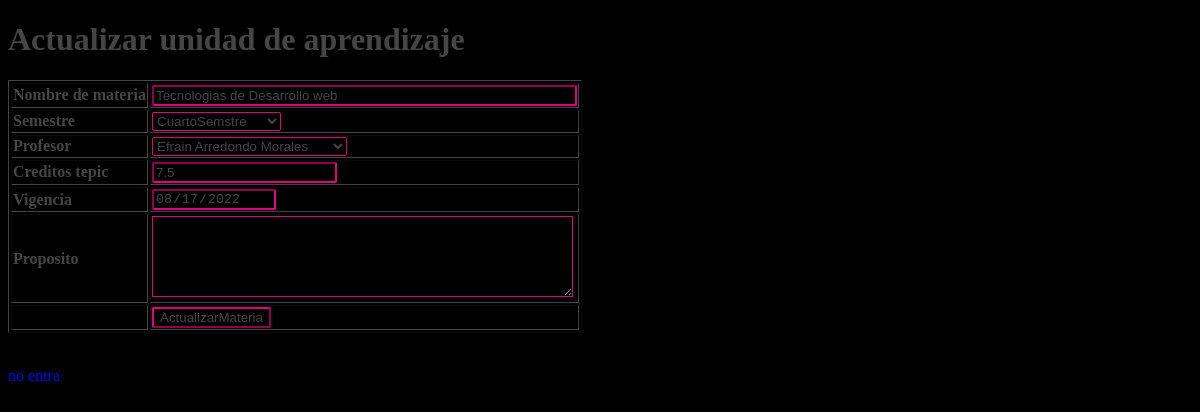
The page /actualizar.php?id=0 on the database its author committed.
### tables this page shows
CREATE TABLE `materia` (
  `ID` int(11) NOT NULL,
  `nombre_materia` varchar(30) NOT NULL,
  `id_sem` int(11) NOT NULL,
  `id_prof` int(11) NOT NULL,
  `creditos` float NOT NULL,
  `vigencia` date NOT NULL,
  `Proposito` text NOT NULL
);

### Actualizar.php (the view, shortened to what this page needs)
<?php
    $host = "localhost";
    $user = "root";
    $pass = "";
    $db = "escuela";
    $con = new mysqli($host,$user,$pass,$db) or die("problemas al conectar");
?>
<!DOCTYPE html>
<html lang="en">
<head>
</head>
<body>
    <h1>Actualizar unidad de aprendizaje</h1>
    <?php
    echo'<form action="Actualizar.php?id='.$_GET["id"].'"" method="post">';
    ?>
        <table border="1px">
        <?php
        $idmateria1=$_GET['id'];
     $sql = "SELECT ma.id AS id, nombre_materia,nombre_semestre, CONCAT(nombre,'',a_materno,'',a_paterno) AS nombre, creditos, vigencia,Proposito FROM
      materia ma JOIN profesor pro ON(ma.id_prof=pro.ID) JOIN semestre sem ON (ma.id_sem=sem.ID) WHERE ma.id =".$_GET['id'];
     $res =$con->query($sql);
     if($res->num_rows>0){
         while($row = $res->fetch_assoc()){
            echo'
            <tr>
            <td>
                <b>Nombre de materia</b>
            </td>
            <td>
                <input type="text" name="nombre" id="nombre" size="50" value="'.$row["nombre_materia"].'">
            </td>
        </tr>
        <tr>
            <td>
                <b>Semestre</b>
            </td>
            <td>
            <select  name="semestre" id="semestre" >';
            $con = new mysqli($host,$user,$pass,$db) or die("problemas al conectar");
                $sql2 = "SELECT nombre_semestre FROM
                        semestre";
                $res2 =$con->query($sql2);
                if($res2->num_rows>0){
                    while($row2 = $res2->fetch_assoc()){
                    $semestre = $row2["nombre_semestre"];
                    if($row2["nombre_semestre"]==$row["nombre_semestre"]){
                        echo"<option selected>$semestre</option>";
                    }else{
                        echo"<option>$semestre</option>";
                    }
                    }
                    }
                echo'
            </select>
            </td>
        </tr>
        <tr>
            <td>
                <b>Profesor</b>
            </td>
            <td>
            <select  name="profesor" id="profesor">';
            $con = new mysqli($host,$user,$pass,$db) or die("problemas al conectar");
                        $sql2 = "SELECT CONCAT(nombre,' ',a_paterno,' ',a_materno) AS nomprofe FROM
                        profesor";
                        $res2 =$con->query($sql2);
                        if($res2->num_rows>0){
                            while($row2 = $res2->fetch_assoc()){
                                $profesor = $row2["nomprofe"];
                                if($row2["nomprofe"]==$row["nombre"]){
                                    echo"<option selected>$profesor</option>";
                                }else{
                                    echo"<option>$profesor</option>";
                                }
                            }
                        }
            echo'
            </select>
            </td>
        </tr>
        <tr>
            <td>
                <b>Creditos tepic</b>
            </td>
            <td>
            <input type="number" name="creditos_tepic" id="creditos_tepic" value="'.$row["creditos"].'">
            </td>
        </tr>
        <tr>
            <td>
                <b >Vigencia</b>
            </td>
            <td>
            <input type="date" name="vigencia" id="vigencia" value="'.$row["vigencia"].'">
            </td>
        </tr>
        <tr>
            <td>
                <b>Proposito</b>
            </td>
            <td>
                <textarea rows="5" cols="50" name="proposito" id="proposito">
                '.$row["Proposito"].'
                </textarea>
            </td>
        </tr>
        <tr>
                <td>
                </td>
                <td>
                    <input type="submit" value="ActualizarMateria" id="Actualizar" name="btActualizar">
                </td>
            </tr>';
         }
     }
    ?>
        </table>
        <?php
    if(isset($_POST['btActualizar'])){
      $NomMateria = $_POST['nombre'];
            $Sem = $_POST['semestre'];
            $sql="SELECT ID FROM `semestre` WHERE nombre_semestre = '$Sem'";
            $res = $con->query($sql);
            if($res->num_rows > 0){
                while($row = $res->fetch_assoc()){
                    $Semid = $row["ID"];
                }
            }else{
                $numid = 1;
            }
            $Prof = $_POST['profesor'];
            $sql="SELECT ID FROM `profesor` WHERE CONCAT(nombre,' ',a_paterno,' ',a_materno) = '$Prof'";
            $res = $con->query($sql);
            if($res->num_rows > 0){
                while($row = $res->fetch_assoc()){
                $Profid = $row["ID"];
                }
            }else{
                $numid = 1;
            }
            $Cred = $_POST['creditos_tepic'];
            $Vig = $_POST['vigencia'];
            date('d-m-Y',strtotime($Vig ));
            $prop = $_POST['proposito'];
            echo"<br><p style='color: blue;'>$NomMateria</p><br>";
            $sql="UPDATE `materia` SET `nombre_materia` = '$NomMateria', `id_sem` = '$Semid', `id_prof` = '$Profid', `creditos` = '$Cred', `vigencia` = '$Vig', `Proposito` = '$prop' WHERE `materia`.`ID` = $idmateria1";
            echo"<br><p style='color: blue;'>$NomMateria</p><br>";
            if($con->query($sql)==true){
                header("Location:materias.php");
            }else{
                echo "<br><p style='color: blue;'>Error al subir la materia</p>";
            }
            $con->close();
        }else{
            echo"<br><p style='color: blue;'>no entra</p>";
        }
    ?>
    </form>
</body>
</html>

### Actualizar.php (style rules this page uses)
body { background-color: black; color: rgba(100, 100, 100, 0.685); }
select { background-color: black; border-radius: 2px; color: rgba(100, 100, 100, 0.685); border-color:#e4007c ; }
input { background-color: black; border-radius: 2px; border-color:#e4007c ; color: rgba(100, 100, 100, 0.685); }
table { border-color: rgba(100, 100, 100, 0.685); }
textarea { background-color: black; border-color: #e4007c; color: rgba(100, 100, 100, 0.685); }

### rows shown on the page
materia: nombre "Tecnologias de Desarrollo web", creditos_tepic "7.5", vigencia "08/17/2022"

### other values the page prints
form field semestre "CuartoSemstre"
form field profesor "Efrain Arredondo Morales"
